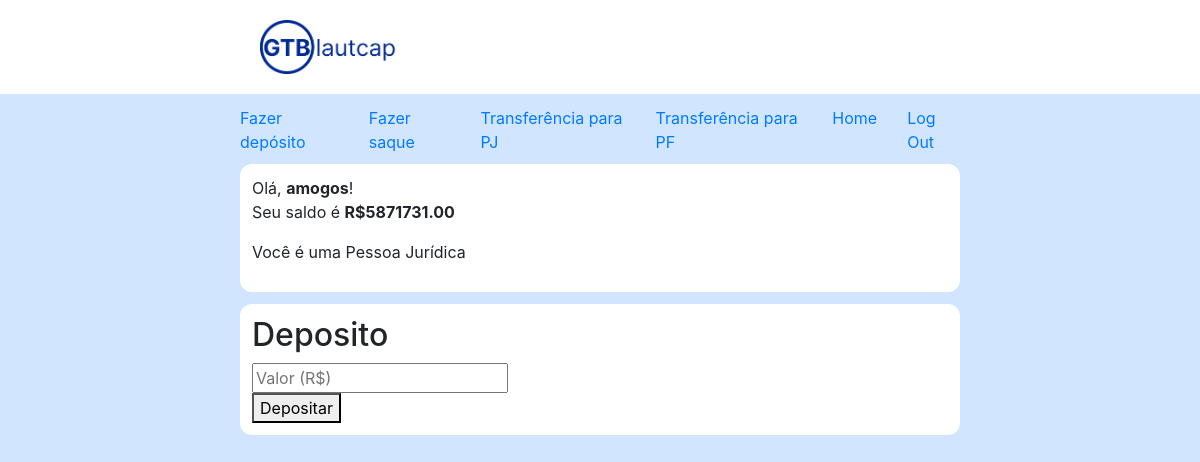
Page /fazerdepositoPJ (signed in) on the earlier database version.
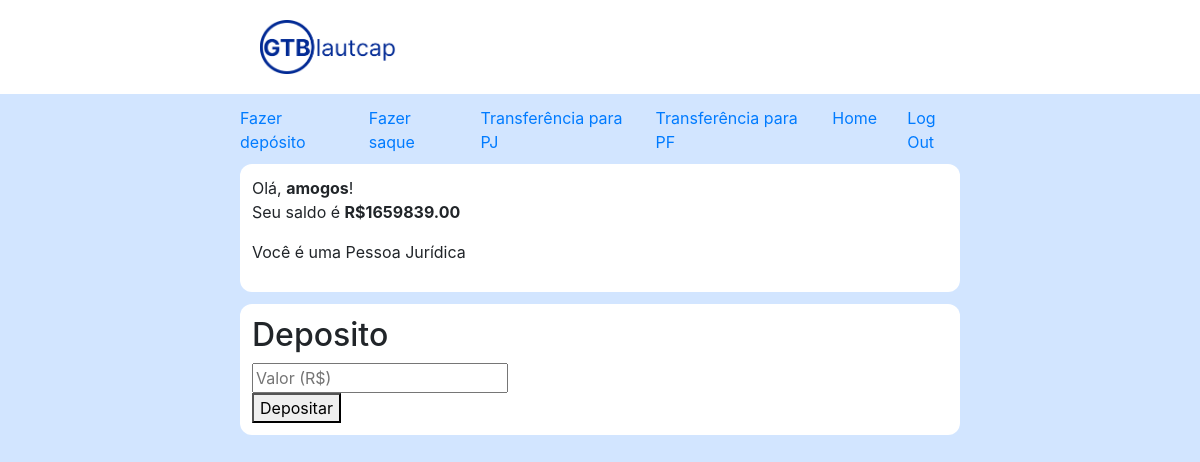
Same page on the later database version.
### gtb/models.py (models this page shows, shortened)
class PessoaJuridica(models.Model):
    user             = models.OneToOneField(User, on_delete=models.CASCADE)
    CNPJ             = models.CharField(max_length=14, null=False, blank=False, primary_key=True)
    nome_da_empresa  = models.CharField(max_length=64, null=False, blank=False)
    telefone         = models.CharField(max_length=8, null=False, blank=False)
    setor            = models.CharField(max_length=64, null=False, blank=False)
    saldo_da_conta   = models.DecimalField(max_digits=10, default=0, decimal_places=2, null=False, blank=False)

### gtb/viewsPJ.py (the view)
# urls.py: path("fazerdepositoPJ", viewsPJ.fazerdepositoPJ, name="fazerdepositoPJ"),
@login_required
def fazerdepositoPJ(request):
    if request.method == "POST":
        valor = request.POST["valor"]
        if not valor:
            messages.error(request, "Insira o valor")
            cliente = models.PessoaJuridica.objects.get(user=request.user)
            return render(request, "gtb/depositar.html", {
                "user": request.user,
                "cliente": cliente
            })
        currentUser = request.user
        sql_query = """
        UPDATE gtb_pessoajuridica
        SET saldo_da_conta = saldo_da_conta + %s
        WHERE user_id = %s
        """
        with connection.cursor() as cursor:
            cursor.execute(sql_query, [valor, currentUser.id])
        connection.commit()
        cliente = models.PessoaJuridica.objects.get(user=request.user)
        return render(request, "gtb/depositar.html", {
            "user": request.user,
            "cliente": cliente
        })
    else:
        cliente = models.PessoaJuridica.objects.get(user=request.user)
        return render(request, "gtb/depositar.html", {
            "user": request.user,
            "cliente": cliente
        })

### gtb/templates/gtb/depositar.html (shortened to what this page needs)
{% extends "gtb/layout.html" %}
{% load filter %}
{% load static %}
{% block body %}
    {% if cliente or user.is_authenticated %}
        {% if user.is_pessoaFisica %}
            <div class="info">
                <p>Olá, <b>{{ cliente.nome_completo }}</b>!<br>
                Seu saldo é <b>R${{ cliente.saldo_da_conta }}</b>  <br></p>
                <p> Você é uma Pessoa Física </p>
            </div>
            <div class="info">
                <h2>Seus dados</h2>
                Seu CPF é: {{ cliente.CPF }} <br>
                Seu telefone é: {{ cliente.telefone }} <br>
                Seu email é: {{ user.email }} <br>
            </div>
            <div class="info">
                <h2>Deposito</h2>
                <form action="{% url 'fazerdepositoPF' %}" method="post">
                    {% csrf_token %}
                    <div>
                        <input class="bidInput" type="number" name="valor" placeholder="Valor (R$)">
                    </div>
                    <div class="button">
                        <button type="submit">Depositar</button>
                    <div>
                </form>
            </div>
        {% else %}
            <div class="info">
                <p>Olá, <b>{{ cliente.nome_da_empresa }}</b>!<br>
                Seu saldo é <b>R${{ cliente.saldo_da_conta }}</b>  <br></p>
                <p> Você é uma Pessoa Jurídica </p>
            </div>
            <div class="info">
                <h2>Deposito</h2>
                <form action="{% url 'fazerdepositoPJ' %}" method="post">
                    <div>
                        <input class="bidInput" type="number" name="valor" placeholder="Valor (R$)">
                    </div>
                    <div class="button">
                        <button type="submit">Depositar</button>
                </form>
            </div>
        {% endif %}
    {% endif %}
{% endblock %}

Differences in the rows shown:
changed PessoaJuridica "amogos": saldo_da_conta "5871731.00" → "1659839.00"
